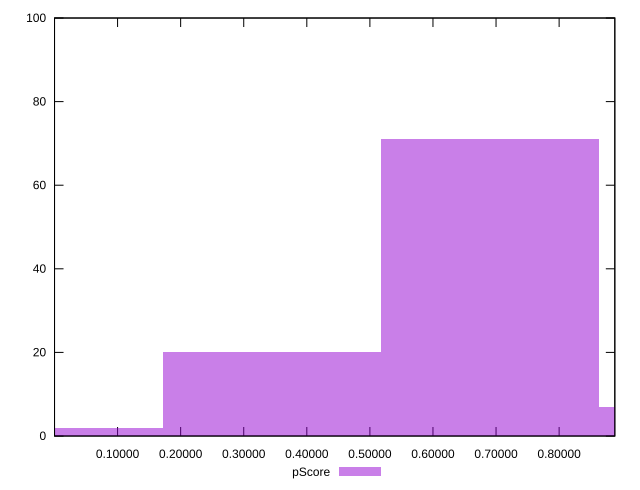

Recreate this plot in gnuplot.
reset

$pScore <<EOF
0.690292123857805 71
0.3451460619289025 20
1.0354381857867074 7
0 2
EOF

set key outside below
set boxwidth 0.3451460619289025
set xrange [0.00006007445898847941:0.8882986128235573]
set yrange [0:100]
set trange [0:100]
set style fill transparent solid 0.5 noborder
set terminal svg size 640, 490 enhanced background rgb 'white'
set output "reprap/estimated-input-latency/samples/pages+cached+noexternal+nomedia/pScore/histogram.svg"

plot $pScore title "pScore" with boxes

reset
